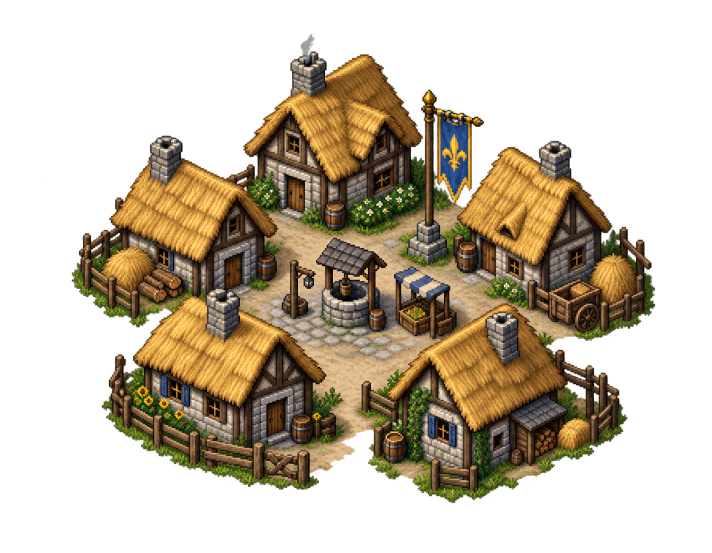
#> input picture assets/generated/village.png, 1424 x 1105 px (shown at 1/2 size)
$ python -i make_report_ppt.py   (imports and definitions only)
#> lines starting #> are read from the running program, lines starting #| are printed output that depends on the picture
#!/usr/bin/env python3
"""Build project status PPT for Commander Tactical Arena."""
from pathlib import Path

from PIL import Image
from pptx import Presentation
from pptx.dml.color import RGBColor
from pptx.enum.shapes import MSO_SHAPE
from pptx.enum.text import PP_ALIGN
from pptx.oxml.ns import qn
from pptx.util import Emu, Inches, Pt

ROOT = Path(r"D:\hello")
OUT = ROOT / "项目汇报.pptx"
ASSET_DIR = ROOT / "assets" / "generated"

# Palette
# [1 line that did not run here, left out]
# [1 line that did not run here, left out]
# [1 line that did not run here, left out]
# [1 line that did not run here, left out]
# [1 line that did not run here, left out]
# [1 line that did not run here, left out]
# [1 line that did not run here, left out]
# [1 line that did not run here, left out]
# [1 line that did not run here, left out]
# [1 line that did not run here, left out]

FONT = "Microsoft YaHei"
# [1 line that did not run here, left out]


# [96 lines left out: functions set_cjk, style_run, add_text, add_rect, add_footer, set_bg and 3 more, not called in this run]


def crop_cover(src: Path, dst: Path, target=(1280, 720)) -> Path:
#> called with src = '../../../assets/generated/village.png', dst = 'out.png', target = (1280, 720)
    im = Image.open(src).convert("RGB")
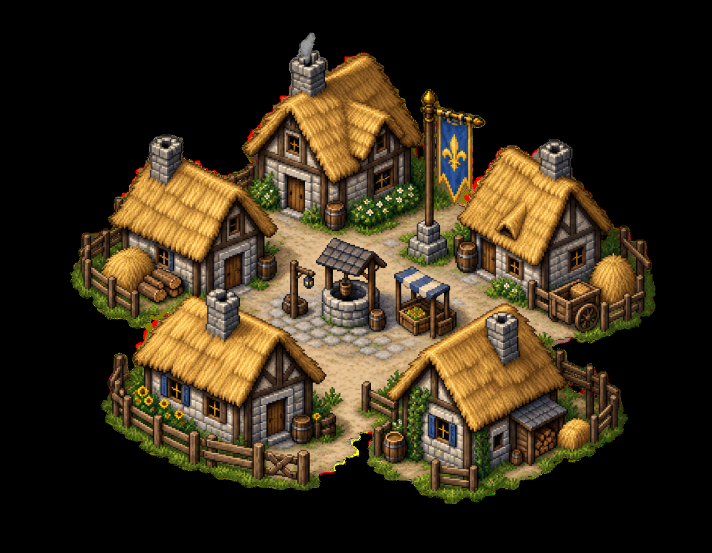
#> im: PIL image 1424x1105 RGB (shown at 1/2 size); mean R, G, B 56.4, 45.2, 26.4
    tw, th = target
    # cover-fit
    sw, sh = im.size
#> sw = 1424; sh = 1105
    scale = max(tw / sw, th / sh)
#> scale = 0.899
    nw, nh = int(sw * scale), int(sh * scale)
#> nw = 1280; nh = 993
    im = im.resize((nw, nh), Image.Resampling.LANCZOS)
#> im: PIL image 1280x993 RGB
    left = (nw - tw) // 2
#> left = 0
    top = (nh - th) // 2
#> top = 136
    im = im.crop((left, top, left + tw, top + th))
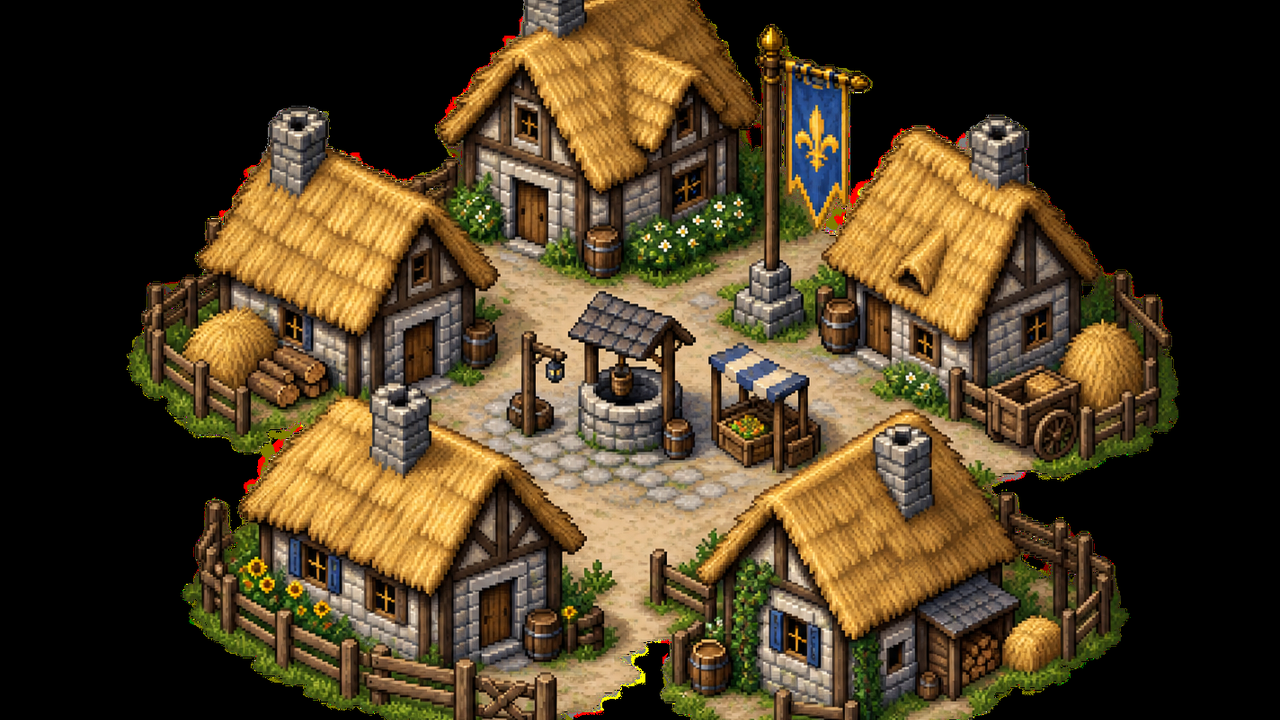
#> im: PIL image 1280x720 RGB; mean R, G, B 76, 60.7, 35.7
    # darken for text overlay
    dark = Image.new("RGB", im.size, (8, 14, 24))
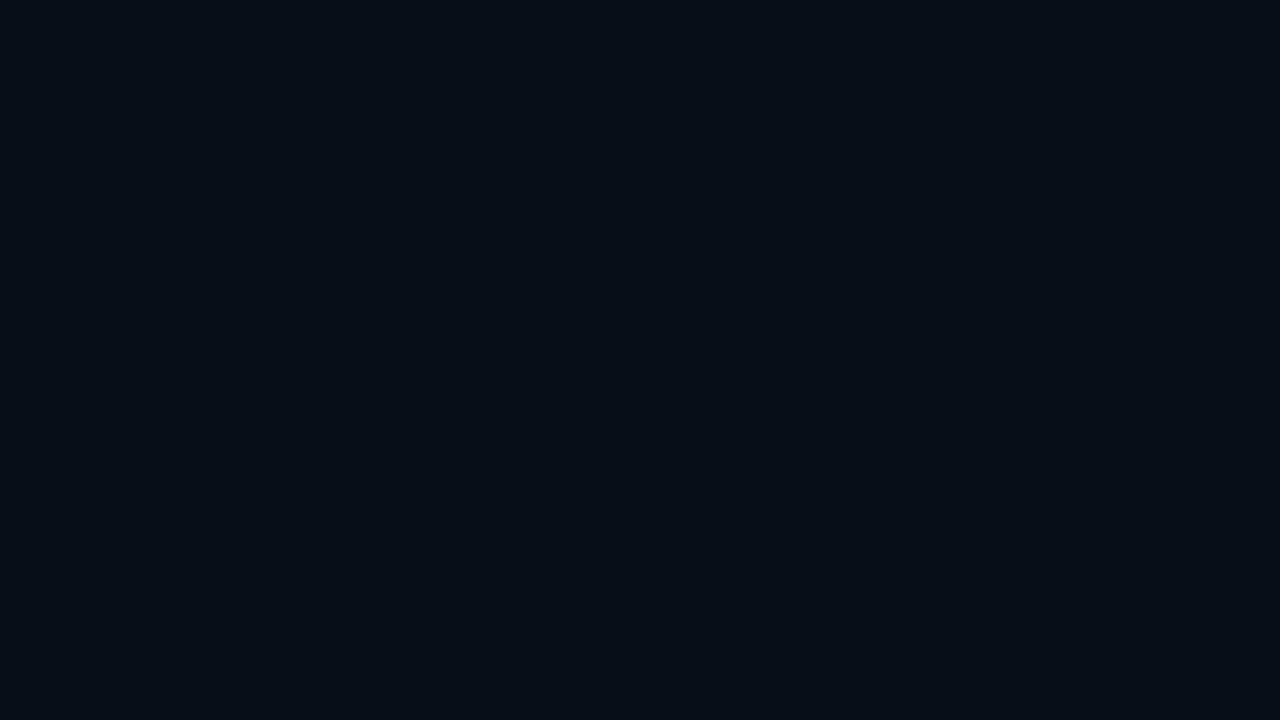
#> dark: PIL image 1280x720 RGB; mean R, G, B 8, 14, 24
    im = Image.blend(im, dark, 0.55)
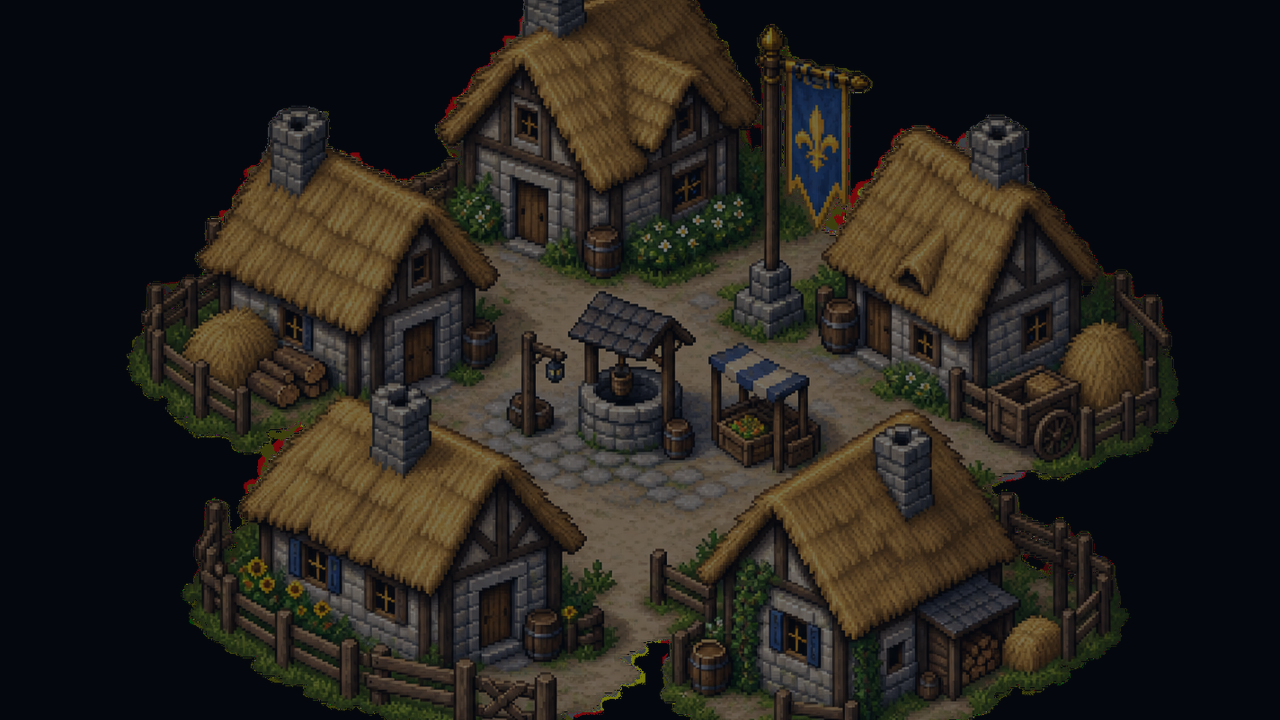
#> im: PIL image 1280x720 RGB; mean R, G, B 38.2, 34.4, 28.9
    im.save(dst, quality=88)
    return dst


# [258 lines left out: function build, not called in this run]


# [2 lines not run here, left out]

>>> result = crop_cover('../../../assets/generated/village.png', 'out.png')
